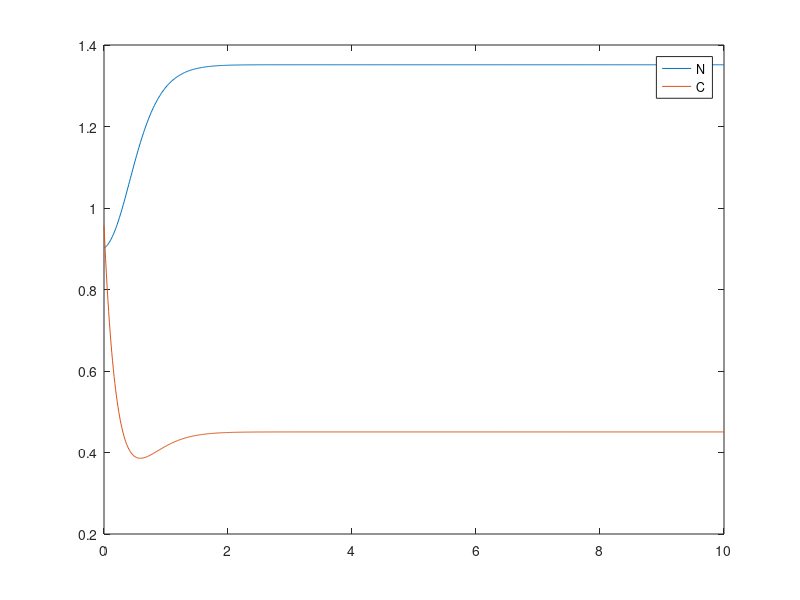

Here is the MATLAB script that generated this plot:
clear all; clf;


%%Paramètres 
s = 20;%taille du cadre
h=0.2;

x0 = 0;
x1 = s;
y0 = 0;
y1 = s;
x = x0:h:x1;
y = y0:h:y1;
[X,Y] = meshgrid(x,y);
J1 = length(x);
J2 = length(y);
J=J1*J2;


%%Variables
D = 0.01;
Dc = 0.4;
alpha = 0.1;
lambda = 5;
c0 = 1;
cm = 40;
H = 10;
k = 1;
n0 = 1;


n = ones(J,1);
c = ones(J,1);

newn = ones(J,1);
newc = ones(J,1);






coinbasgauche = 1;
coinhautgauche = J1;
coinbasdroit = J1*(J2-1)+1;
coinhautdroit = J1*J2;
bordgauche = 2:J1-1;
borddroit = J1*(J2-2)+2 : J1*J2-1;
bordbas = J1+1:J1:J1*(J2-2)+1;
bordhaut = 2*J1-1 : J1 : J1*(J2-1)-1;


bord = [coinhautgauche, coinhautdroit, coinbasgauche, coinbasdroit, ...
     bordgauche, bordhaut, bordbas, borddroit];
interieur = setdiff(1:J, bord);


% interieur
L = sparse(interieur,interieur,-4,J,J); % matrice creuse, compacte en memoire
L = L + sparse(interieur,interieur+1,1,J,J);
L = L + sparse(interieur,interieur-1,1,J,J);
L = L + sparse(interieur,interieur+J2,1,J,J);
L = L + sparse(interieur,interieur-J2,1,J,J);




%%Conditions initiales
c(1:J)=1;
n(1:J)=0.9;


%%Conditions aux bords de Dirichlet
c(interieur)=1;
c(bord) = 1;
%c(borddroit) = 0.5;

n(bord)=1;
newn(bord)=1;
newc(bord)=1;


%Definition de la zone blessée


for i = 8/h:12/h
    n((8+i*s)/h+i:(12+i*s)/h+i)=0;
    c((8+i*s)/h+i:(12+i*s)/h+i)=0;
end

%%paramètres de simulation
tfinal = 10;
t0 = 0;
t = t0;
dt = 0.5*h^2/(4*max(D,Dc));
vect_t = t0:dt:tfinal;
vect_n = zeros(size(vect_t));
vect_c = zeros(size(vect_t));





beta = (c0^2+cm^2-2*h*c0*cm)/((c0-cm)^2);






%imagesc(N);

figure(1); clf;
%surf(X,Y,reshape(n,J,J),'EdgeColor','none');
surf(X,Y,reshape(c,J1,J2),'EdgeColor','none');
shading flat
view(3)
axis([0 20 0 20 0 6])
colorbar;
caxis([0,1]);
drawnow;
tk = 0;
pause

% BOUCLE PRINCIPALE
i=1;
while t < tfinal
    drawnow;
    
    
    %%%Activateur%%%
    
    %s = k*((2*cm*-H-beta)*c/(cm^2+c.^2))+beta;
    %f = (lambda*c0/n0)*((n0^2+alpha^2)/(n.^2+alpha^2))*n
    
    
    %%%Inhibiteur%%%
    
    %s = ((H-1).*c+H*c0)/(2*(H-1).*c+c0)*k
    %f = lambda*c0/n0.*n


   
     %
    
    newn =n + dt*  (D/(h^2)*L*n +  ((((H-1).*c+H*c0)./(2*(H-1).*c+c0)*k).*n).*(2-n/n0)      - k*n);
         
       
      
   
    newn(bord) = 1;
    
    
    
     %
    newc =c + dt* (D/(h^2)*L*c      + lambda*c0/n0.*n/3      - lambda * c);
      
       
    newc(bord)=1;
       
  
        
    n = newn;
    c = newc;
            
            
    %if tk > 1
        t
        %surf(X,Y,reshape(n,J1,J2),'EdgeColor','none');
        surf(X,Y,reshape(c,J1,J2),'EdgeColor','none');
        view(3)
        axis([0 20 0 20 0 10])
        colorbar;
        caxis([0,1]);
        drawnow;
        tk = 0;
    %end
    
    t = t + dt;
    %tk = tk + k;
    
    vect_n(i)=n(3*J1+10);
    vect_c(i)=c(3*J1+10);
    i=i+1;
    
    
    
    
    
    
end

plot(vect_t,vect_n,vect_t,vect_c);
legend('N','C');